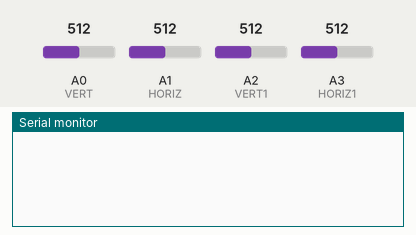
This sketch was run on a simulated Arduino Uno, built with avr-gcc and run on an emulated ATmega328P. Shown: the last lines printed to the serial monitor. The test bench sets the inputs (shaded band); at power-on: A0 (VERT) = 512, A1 (HORIZ) = 512, A3 (HORIZ1) = 512, A2 (VERT1) = 512.

Above: at 1.2 s.
1.3 s: A0 (VERT) set to 690
2.8 s: A0 (VERT) set to 710
At 3.8 s:
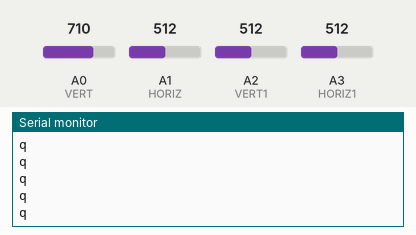
4.7 s: A1 (HORIZ) set to 691
6.2 s: A1 (HORIZ) set to 710
At 6.8 s:
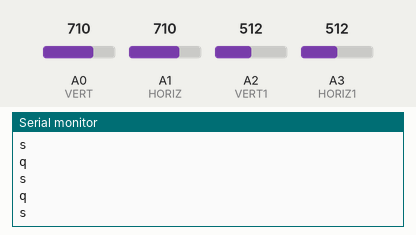

Measured:
- the behaviour switches between 700 and 701 on A0 (VERT) (found by bisection; images 0 and 1)
- the behaviour switches between 700 and 701 on A1 (HORIZ) (found by bisection; images 1 and 2)
- after the input at 2.8 s, the serial monitor: prints a new line at once (image 1)
- after the input at 6.2 s, the serial monitor: prints a new line after 0.07 s (image 2)

The sketch:

joystick.ino
```cpp
const int VERT = A0; // analog J1
const int HORIZ = A1; // analog J1
const int VERT1 = A2; // analog J2
const int HORIZ1 = A3; // analog J2

void setup()
{

  Serial.begin(9600); // set up serial port for output
}

void loop()
{
  int ver, hor,ver1, hor1;

  // read all values from the joystick

  ver = analogRead(VERT); // will be 0-1023
  hor = analogRead(HORIZ);
  ver1 = analogRead(VERT1);
  hor1 = analogRead(HORIZ1);

  //For Joystick1................................................
  if(ver>700)
  {

    Serial.println('q');
  }
  if(ver<300)
  {

    Serial.println('r');
  }
  if(hor>700)
  {

    Serial.println('s');
  }
  if(hor<300)
  {

    Serial.println('t');
  }

  //For Joystick2..............................................
  if(ver1>700)
  {

    Serial.println('u');
  }
  if(ver1<300)
  {

    Serial.println('v');
  }
  if(hor1>700)
  {

    Serial.println('w');
  }
  if(hor1<300)
  {

    Serial.println('x');
  }

}
```
